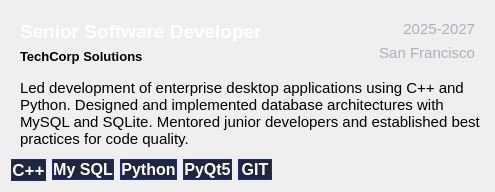
                         <widget class="QWidget" name="widget_24" native="true">
                          <property name="styleSheet">
                           <string notr="true">QWidget#widget_24{
    background: qlineargradient(
        x1: 0, y1: 0,
        x2: 0, y2: 1,
        stop: 0.2     #24272e,  
        stop: 0.9     #1a1c21   
    );
    border: 1px solid rgba(70, 90, 160, 0.3); 
    border-radius: 12px;

    color: white;
}
</string>
                          </property>
                          <layout class="QGridLayout" name="gridLayout_15">
                           <item row="2" column="1">
                            <widget class="QPushButton" name="pushButton_29">
                             <property name="font">
                              <font>
                               <pointsize>12</pointsize>
                               <bold>true</bold>
                              </font>
                             </property>
                             <property name="styleSheet">
                              <string notr="true">
QPushButton {
	
	background-color: rgb(32, 39, 61);
    color: white;
    border: 1px solid rgb(32, 37, 147);
    border-radius: 12px;

	text-align: center;
}

QPushButton:hover {
    background-color: rgb(57, 83, 255);
    border-color: #444;
    color: white;
}

QPushButton:pressed {
    background-color: #222;
    border-color: #444;
    color: white;
}</string>
                             </property>
                             <property name="text">
                              <string>My SQL</string>
                             </property>
                            </widget>
                           </item>
                           <item row="0" column="0" colspan="5">
                            <widget class="QWidget" name="widget_25" native="true">
                             <property name="styleSheet">
                              <string notr="true">background-color: transparent;
</string>
                             </property>
                             <layout class="QVBoxLayout" name="verticalLayout_25">
                              <item>
                               <widget class="QPushButton" name="pushButton_30">
                                <property name="font">
                                 <font>
                                  <pointsize>14</pointsize>
                                  <italic>false</italic>
                                  <bold>true</bold>
                                  <underline>false</underline>
                                  <strikeout>false</strikeout>
                                  <kerning>false</kerning>
                                 </font>
                                </property>
                                <property name="styleSheet">
                                 <string notr="true">
QPushButton {
    border: none;
    background: transparent;
    padding: 0;
    margin: 0;
	color: rgb(255, 255, 255);
   
    text-align: left;
}

QPushButton:hover {
    background: transparent;
    border: none;
	 color: #4A6FEC;
}
QPushButton:pressed {
    background: transparent;
    border: none;
    padding: 0;
}
QPushButton:focus {
    outline: none;
}</string>
                                </property>
                                <property name="text">
                                 <string>Senior Software Developer</string>
                                </property>
                               </widget>
                              </item>
                              <item>
                               <widget class="QLabel" name="label_45">
                                <property name="text">
                                 <string>&lt;html&gt;&lt;head/&gt;&lt;body&gt;&lt;p&gt;&lt;span style=" font-size:10pt; font-weight:700;"&gt;TechCorp Solutions&lt;/span&gt;&lt;/p&gt;&lt;/body&gt;&lt;/html&gt;</string>
                                </property>
                               </widget>
                              </item>
                             </layout>
                            </widget>
                           </item>
                           <item row="1" column="0" colspan="7">
                            <widget class="QLabel" name="label_46">
                             <property name="font">
                              <font>
                               <pointsize>11</pointsize>
                              </font>
                             </property>
                             <property name="styleSheet">
                              <string notr="true">background-color: transparent;
    margin-left: 5px;
    margin-bottom: 5px;


</string>
                             </property>
                             <property name="text">
                              <string>Led development of enterprise desktop applications using C++ and Python. Designed and implemented database architectures with MySQL and SQLite. Mentored junior developers and established best practices for code quality.</string>
                             </property>
                             <property name="alignment">
                              <set>Qt::AlignmentFlag::AlignLeading|Qt::AlignmentFlag::AlignLeft|Qt::AlignmentFlag::AlignVCenter</set>
                             </property>
                             <property name="wordWrap">
                              <bool>true</bool>
                             </property>
                            </widget>
                           </item>
                           <item row="2" column="2">
                            <widget class="QPushButton" name="pushButton_31">
                             <property name="font">
                              <font>
                               <pointsize>12</pointsize>
                               <bold>true</bold>
                              </font>
                             </property>
                             <property name="styleSheet">
                              <string notr="true">
QPushButton {
	
	background-color: rgb(32, 39, 61);
    color: white;
    border: 1px solid rgb(32, 37, 147);
    border-radius: 12px;

	text-align: center;
}

QPushButton:hover {
    background-color: rgb(57, 83, 255);
    border-color: #444;
    color: white;
}

QPushButton:pressed {
    background-color: #222;
    border-color: #444;
    color: white;
}</string>
                             </property>
                             <property name="text">
                              <string>Python</string>
                             </property>
                            </widget>
                           </item>
                           <item row="2" column="0">
                            <widget class="QPushButton" name="pushButton_32">
                             <property name="font">
                              <font>
                               <pointsize>13</pointsize>
                               <bold>true</bold>
                              </font>
                             </property>
                             <property name="styleSheet">
                              <string notr="true">
QPushButton {
	
	background-color: rgb(32, 39, 61);
    color: white;
    border: 1px solid rgb(32, 37, 147);
    border-radius: 12px;

	text-align: center;
}

QPushButton:hover {
    background-color: rgb(57, 83, 255);
    border-color: #444;
    color: white;
}

QPushButton:pressed {
    background-color: #222;
    border-color: #444;
    color: white;
}</string>
                             </property>
                             <property name="text">
                              <string>C++</string>
                             </property>
                            </widget>
                           </item>
                           <item row="2" column="4">
                            <widget class="QPushButton" name="pushButton_33">
                             <property name="font">
                              <font>
                               <pointsize>12</pointsize>
                               <bold>true</bold>
                              </font>
                             </property>
                             <property name="styleSheet">
                              <string notr="true">
QPushButton {
	
	background-color: rgb(32, 39, 61);
    color: white;
    border: 1px solid rgb(32, 37, 147);
    border-radius: 12px;

	text-align: center;
}

QPushButton:hover {
    background-color: rgb(57, 83, 255);
    border-color: #444;
    color: white;
}

QPushButton:pressed {
    background-color: #222;
    border-color: #444;
    color: white;
}</string>
                             </property>
                             <property name="text">
                              <string>GIT</string>
                             </property>
                            </widget>
                           </item>
                           <item row="2" column="3">
                            <widget class="QPushButton" name="pushButton_34">
                             <property name="font">
                              <font>
                               <pointsize>12</pointsize>
                               <bold>true</bold>
                              </font>
                             </property>
                             <property name="styleSheet">
                              <string notr="true">
QPushButton {
	
	background-color: rgb(32, 39, 61);
    color: white;
    border: 1px solid rgb(32, 37, 147);
    border-radius: 12px;

	text-align: center;
}

QPushButton:hover {
    background-color: rgb(57, 83, 255);
    border-color: #444;
    color: white;
}

QPushButton:pressed {
    background-color: #222;
    border-color: #444;
    color: white;
}</string>
                             </property>
                             <property name="text">
                              <string>PyQt5</string>
                             </property>
                            </widget>
                           </item>
                           <item row="0" column="6">
                            <widget class="QWidget" name="widget_26" native="true">
                             <property name="styleSheet">
                              <string notr="true">background-color: transparent;
</string>
                             </property>
                             <layout class="QVBoxLayout" name="verticalLayout_26">
                              <item>
                               <widget class="QPushButton" name="pushButton_35">
                                <property name="font">
                                 <font>
                                  <pointsize>11</pointsize>
                                  <italic>false</italic>
                                  <bold>false</bold>
                                  <underline>false</underline>
                                  <strikeout>false</strikeout>
                                 </font>
                                </property>
                                <property name="styleSheet">
                                 <string notr="true">QPushButton {
    border: none;
    background: transparent;
    padding: 0;
	color: rgb(172, 176, 185);
    margin: 0;

    font: normal;
    text-align: right;
    text-decoration: none;
}

QPushButton:hover {
    background: transparent;
    border: none;
}
QPushButton:pressed {
    background: transparent;
    border: none;
    padding: 0;
}
QPushButton:focus {
    outline: none;
}</string>
                                </property>
                                <property name="text">
                                 <string>2025-2027</string>
                                </property>
                                <property name="icon">
                                 <iconset resource="../Qss/icons/_icons.qrc">
                                  <normaloff>:/feather/icons/feather/calendar.png</normaloff>:/feather/icons/feather/calendar.png</iconset>
                                </property>
                               </widget>
                              </item>
                              <item>
                               <widget class="QPushButton" name="pushButton_36">
                                <property name="font">
                                 <font>
                                  <pointsize>11</pointsize>
                                  <italic>false</italic>
                                  <bold>false</bold>
                                  <underline>false</underline>
                                  <strikeout>false</strikeout>
                                 </font>
                                </property>
                                <property name="mouseTracking">
                                 <bool>true</bool>
                                </property>
                                <property name="focusPolicy">
                                 <enum>Qt::FocusPolicy::StrongFocus</enum>
                                </property>
                                <property name="styleSheet">
                                 <string notr="true">QPushButton {
    border: none;
    background: transparent;
    padding: 0;
	color: rgb(172, 176, 185);
    margin: 0;

    font: normal;
    text-align: right;
    text-decoration: none;
}

QPushButton:hover {
    background: transparent;
    border: none;
}
QPushButton:pressed {
    background: transparent;
    border: none;
    padding: 0;
}
QPushButton:focus {
    outline: none;
}</string>
                                </property>
                                <property name="text">
                                 <string>San Francisco</string>
                                </property>
                                <property name="icon">
                                 <iconset resource="../Qss/icons/_icons.qrc">
                                  <normaloff>:/font_awesome_solid/icons/font_awesome/solid/location-dot.png</normaloff>:/font_awesome_solid/icons/font_awesome/solid/location-dot.png</iconset>
                                </property>
                               </widget>
                              </item>
                             </layout>
                            </widget>
                           </item>
                           <item row="2" column="6">
                            <spacer name="horizontalSpacer_7">
                             <property name="orientation">
                              <enum>Qt::Orientation::Horizontal</enum>
                             </property>
                             <property name="sizeType">
                              <enum>QSizePolicy::Policy::Fixed</enum>
                             </property>
                             <property name="sizeHint" stdset="0">
                              <size>
                               <width>200</width>
                               <height>20</height>
                              </size>
                             </property>
                            </spacer>
                           </item>
                          </layout>
                         </widget>
